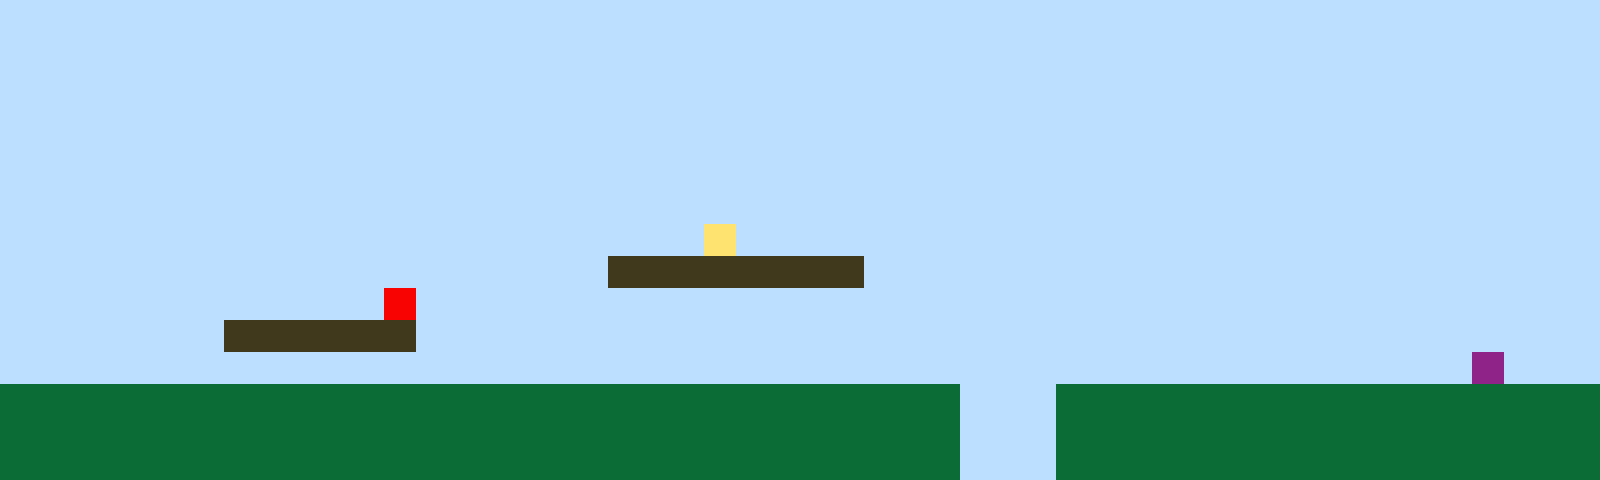

Rendered tile map (Tiled .tmx) drawn with the repository's tilesets; below, a short description and the full map source, tile grids included:
An orthogonal 50x15 tile map with 32x32 px tiles, 1 tile layer (Tile Layer 1).

<map version="1.10" tiledversion="1.11.2" orientation="orthogonal" renderorder="right-up" width="50" height="15" tilewidth="32" tileheight="32" infinite="0" nextlayerid="2" nextobjectid="1"><editorsettings><export target="map1.csv" format="csv" /></editorsettings><tileset firstgid="1" name="sprites" tilewidth="32" tileheight="32" tilecount="6" columns="3"><image source="sprites.png" width="96" height="64" /></tileset><layer id="1" name="Tile Layer 1" width="50" height="15"><data encoding="csv">1,1,1,1,1,1,1,1,1,1,1,1,1,1,1,1,1,1,1,1,1,1,1,1,1,1,1,1,1,1,1,1,1,1,1,1,1,1,1,1,1,1,1,1,1,1,1,1,1,1,1,1,1,1,1,1,1,1,1,1,1,1,1,1,1,1,1,1,1,1,1,1,1,1,1,1,1,1,1,1,1,1,1,1,1,1,1,1,1,1,1,1,1,1,1,1,1,1,1,1,1,1,1,1,1,1,1,1,1,1,1,1,1,1,1,1,1,1,1,1,1,1,1,1,1,1,1,1,1,1,1,1,1,1,1,1,1,1,1,1,1,1,1,1,1,1,1,1,1,1,1,1,1,1,1,1,1,1,1,1,1,1,1,1,1,1,1,1,1,1,1,1,1,1,1,1,1,1,1,1,1,1,1,1,1,1,1,1,1,1,1,1,1,1,1,1,1,1,1,1,1,1,1,1,1,1,1,1,1,1,1,1,1,1,1,1,1,1,1,1,1,1,1,1,1,1,1,1,1,1,1,1,1,1,1,1,1,1,1,1,1,1,1,1,1,1,1,1,1,1,1,1,1,1,1,1,1,1,1,1,1,1,1,1,1,1,1,1,1,1,1,1,1,1,1,1,1,1,1,1,1,1,1,1,1,1,1,1,1,1,1,1,1,1,1,1,1,1,1,1,1,1,1,1,1,1,1,1,1,1,1,1,1,1,1,1,1,1,1,1,1,1,1,1,1,1,1,1,1,1,1,1,1,1,1,1,1,1,1,1,1,1,1,1,1,1,1,1,1,1,1,1,1,1,1,1,1,1,1,1,1,1,1,1,1,1,1,1,1,1,1,1,4,1,1,1,1,1,1,1,1,1,1,1,1,1,1,1,1,1,1,1,1,1,1,1,1,1,1,1,1,1,1,1,1,1,1,1,1,1,1,1,1,1,1,1,1,1,1,3,3,3,3,3,3,3,3,1,1,1,1,1,1,1,1,1,1,1,1,1,1,1,1,1,1,1,1,1,1,1,1,1,1,1,1,1,1,1,1,1,1,1,5,1,1,1,1,1,1,1,1,1,1,1,1,1,1,1,1,1,1,1,1,1,1,1,1,1,1,1,1,1,1,1,1,1,1,1,1,1,1,1,1,1,1,1,1,3,3,3,3,3,3,1,1,1,1,1,1,1,1,1,1,1,1,1,1,1,1,1,1,1,1,1,1,1,1,1,1,1,1,1,1,1,1,1,1,1,1,1,1,1,1,1,1,1,1,1,1,1,1,1,1,1,1,1,1,1,1,1,1,1,1,1,1,1,1,1,1,1,1,1,1,1,1,1,1,1,1,1,1,1,1,1,1,1,6,1,1,1,2,2,2,2,2,2,2,2,2,2,2,2,2,2,2,2,2,2,2,2,2,2,2,2,2,2,2,2,2,2,1,1,1,2,2,2,2,2,2,2,2,2,2,2,2,2,2,2,2,2,2,2,2,2,2,2,2,2,2,2,2,2,2,2,2,2,2,2,2,2,2,2,2,2,2,2,2,2,2,2,1,1,1,2,2,2,2,2,2,2,2,2,2,2,2,2,2,2,2,2,2,2,2,2,2,2,2,2,2,2,2,2,2,2,2,2,2,2,2,2,2,2,2,2,2,2,2,2,2,2,1,1,1,2,2,2,2,2,2,2,2,2,2,2,2,2,2,2,2,2</data></layer></map>
